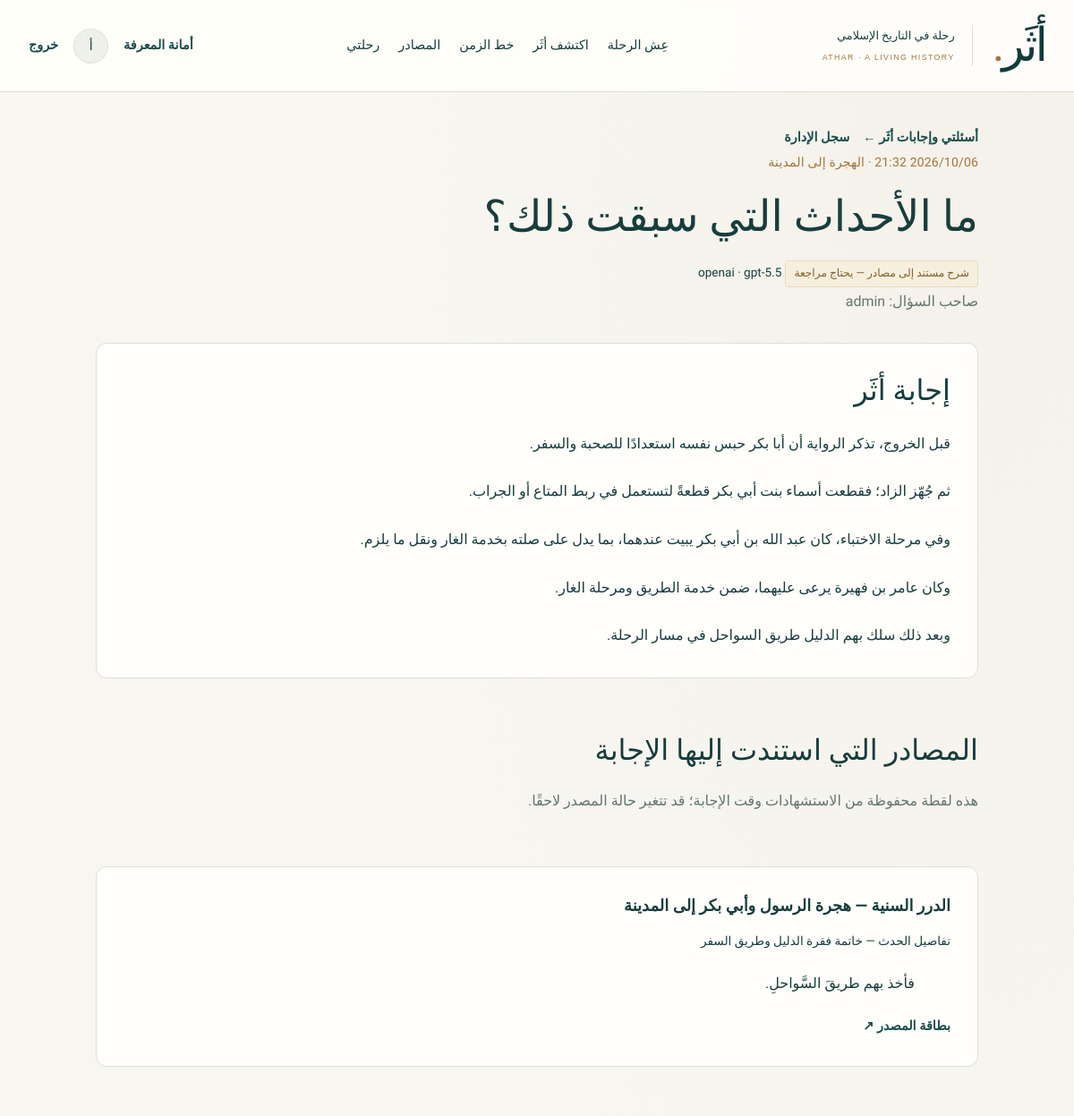
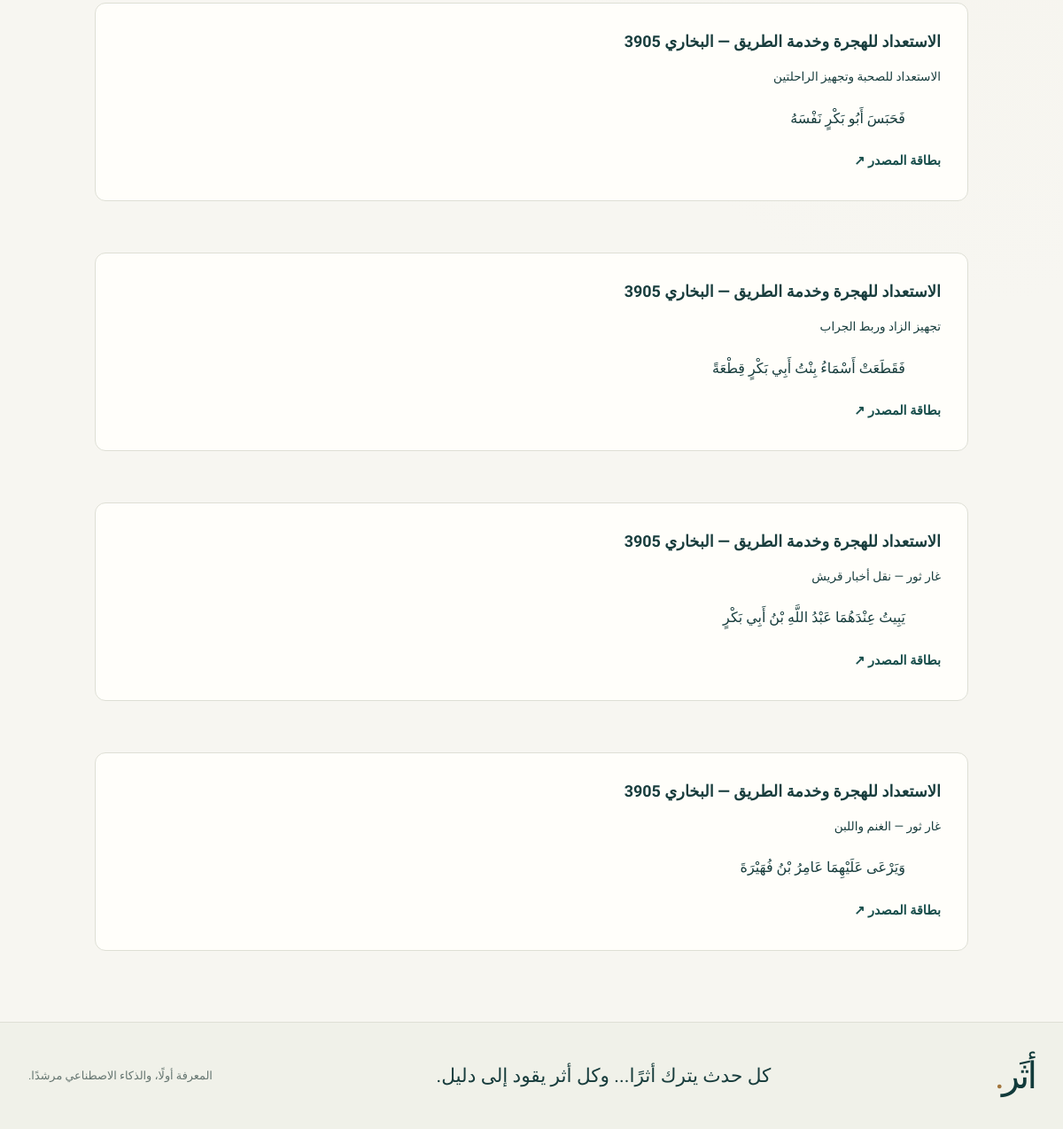
Screenshot of /library/answers/19/ (signed in) with the database file from the repository (2 pictures, top to bottom).
### apps/accounts/models.py (models this page shows)
class User(AbstractUser):
    class Role(models.TextChoices):
        ADMIN = 'ADMIN', 'أمين المعرفة'
        USER = 'USER', 'مستكشف'
    role = models.CharField(max_length=5, choices=Role.choices, default=Role.USER)
    @property
    def is_admin(self):
        return self.is_active and (self.role == self.Role.ADMIN or self.is_superuser)

### apps/ai/models.py (models this page shows)
class AIQueryLog(models.Model):
    user = models.ForeignKey(settings.AUTH_USER_MODEL, null=True, on_delete=models.SET_NULL)
    question = models.TextField()
    answer = models.TextField(blank=True)
    structured_answer = models.JSONField(default=dict, blank=True)
    event = models.ForeignKey('history.HistoricalEvent', null=True, on_delete=models.SET_NULL)
    retrieved_source_ids = models.JSONField(default=list)
    retrieved_chunk_ids = models.JSONField(default=list)
    classification = models.CharField(max_length=30)
    confidence = models.CharField(max_length=60, db_index=True)
    needs_review = models.BooleanField(default=True, db_index=True)
    latency_ms = models.PositiveIntegerField(default=0)
    provider = models.CharField(max_length=40)
    model = models.CharField(max_length=100, blank=True)
    failure_reason = models.CharField(max_length=160, blank=True)
    created_at = models.DateTimeField(auto_now_add=True)
    class Meta:
        ordering = ['-created_at']

### apps/history/models.py (models this page shows, shortened)
class Entity(models.Model):
    class Kind(models.TextChoices):
        EVENT = 'event', 'حدث'
        PERSON = 'person', 'شخصية'
        PLACE = 'place', 'مكان'
        SOURCE = 'source', 'مصدر'
        ERA = 'era', 'حقبة'
    title = models.CharField('العنوان', max_length=240, db_index=True)
    slug = models.SlugField('الرابط المختصر', max_length=240, unique=True, allow_unicode=True)
    kind = models.CharField(max_length=10, choices=Kind.choices, editable=False)
    description = models.TextField('بين يديك المشهد', blank=True)
    status = models.CharField('حالة النشر', max_length=12, choices=Status.choices, default=Status.DRAFT, db_index=True)
    is_demo = models.BooleanField('محتوى تجريبي يحتاج مراجعة', default=False)
    ai_suggested = models.BooleanField('اقتراح ذكاء اصطناعي', default=False)
    reviewed_by = models.ForeignKey(settings.AUTH_USER_MODEL, null=True, blank=True, on_delete=models.SET_NULL, related_name='reviewed_entities', editable=False)
    created_by = models.ForeignKey(settings.AUTH_USER_MODEL, null=True, blank=True, on_delete=models.SET_NULL, related_name='created_entities', editable=False)
    created_at = models.DateTimeField(auto_now_add=True)
    updated_at = models.DateTimeField(auto_now=True)
    deleted_at = models.DateTimeField(null=True, blank=True, editable=False)
    objects = EntityQuerySet.as_manager()
    class Meta:
        ordering = ['title']

### apps/ai/views.py (the view)
# urls.py: path('library/answers/<int:pk>/', ai_views.answer_detail, name='answer-detail'),
@login_required
def answer_detail(request,pk):
    rows = AIQueryLog.objects.select_related('event','user')
    if not is_admin(request.user): rows = rows.filter(user=request.user)
    log = get_object_or_404(rows,pk=pk)
    return render(request,'ai/answer.html',{'log':log,'admin_view':is_admin(request.user)})

### apps/accounts/permissions.py (called while the page is built)
def is_admin(user):
    return user.is_authenticated and user.is_admin

### apps/history/context.py (called while the page is built)
def site_context(request):
    from apps.dashboard.models import SystemSetting
    return {'demo_mode': settings.DEMO_MODE, 'site_settings': dict(SystemSetting.objects.values_list('key', 'value'))}

### templates/ai/answer.html
{% extends 'base.html' %}{% block title %}إجابة محفوظة | أثَر{% endblock %}{% block content %}
<div class="container page answer-history"><div class="actions"><a class="text-link" href="{% url 'answer-history' %}">أسئلتي وإجابات أثَر ←</a>{% if admin_view %}<a class="text-link" href="{% url 'dashboard-list' 'logs' %}">سجل الإدارة</a>{% endif %}</div>
<header class="studio-heading"><p class="eyebrow">{{ log.created_at|date:'Y/m/d H:i' }}{% if log.event %} · {{ log.event.title }}{% endif %}</p><h1>{{ log.question }}</h1><span class="badge interpretation">{{ log.confidence }}</span> <small><bdi>{{ log.provider }} · {{ log.model }}</bdi></small>{% if admin_view %}<p>صاحب السؤال: {{ log.user|default:'زائر' }}</p>{% endif %}</header>
<section class="paper"><h2>إجابة أثَر</h2>{% if log.answer %}<div class="saved-answer">{{ log.answer|linebreaks }}</div>{% else %}<p class="muted">سجل قديم لم تُحفظ إجابته. لا يعيد النظام توليد إجابة ونسبتها إلى المحادثة السابقة.</p>{% endif %}</section>
{% if log.structured_answer.sources %}<section class="section"><h2>المصادر التي استندت إليها الإجابة</h2><p class="muted">هذه لقطة محفوظة من الاستشهادات وقت الإجابة؛ قد تتغير حالة المصدر لاحقًا.</p>{% for source in log.structured_answer.sources %}<article class="paper section"><h3>{{ source.title }}</h3><small>{{ source.section }}{% if source.page %} · صفحة {{ source.page }}{% endif %}</small><blockquote>{{ source.excerpt }}</blockquote><a class="text-link" href="{% url 'detail' source.id %}">بطاقة المصدر ↗</a></article>{% endfor %}</section>{% endif %}
</div>{% endblock %}

### templates/base.html (shortened to what this page needs)
{% load static %}<!doctype html>
<html lang="ar" dir="rtl">
<head>
  <link rel="stylesheet" href="{% static 'css/athar.css' %}?v=20261001-2"><script defer src="{% static 'js/athar.js' %}?v=20261004-5"></script>
  <link rel="stylesheet" href="{% static 'css/experience.css' %}?v=20261003-4">
  <link rel="stylesheet" href="{% static 'css/story.css' %}?v=20261004-6">
</head>
<body>
<header class="site-header">
  <a class="brand" href="{% url 'landing' %}" aria-label="أثَر، الرئيسية"><span class="wordmark">أثَر<span class="brand-dot">.</span></span><span class="brand-caption">رحلة في التاريخ الإسلامي<br><small lang="en">ATHAR · A LIVING HISTORY</small></span></a>
  <nav class="main-nav" aria-label="التنقل الرئيسي"><a href="{% url 'journey' %}" >عِش الرحلة</a><a href="{% url 'discover' %}" >اكتشف أثَر</a><a href="{% url 'timeline' %}" >خط الزمن</a><a href="{% url 'search' %}?kind=source">المصادر</a><a href="{% url 'library' %}">رحلتي</a></nav>
  <div class="account-nav">{% if user.is_authenticated %}{% if user.is_admin %}<a class="text-link" href="{% url 'dashboard' %}">أمانة المعرفة</a>{% endif %}<a class="avatar" href="{% url 'profile' %}" aria-label="ملفي الشخصي">{{ user.first_name|default:user.username|slice:':1' }}</a><form method="post" action="{% url 'logout' %}">{% csrf_token %}<button class="text-link" type="submit">خروج</button></form>{% else %}<a class="text-link" href="{% url 'login' %}">تسجيل الدخول</a><a class="button small" href="{% url 'journey' %}">ابدأ الرحلة</a>{% endif %}</div>
</header>
<main id="main">{% block content %}{% endblock %}</main>
<footer class="site-footer"><a class="wordmark" href="/">أثَر<span class="brand-dot">.</span></a><p>كل حدث يترك أثرًا... وكل أثر يقود إلى دليل.</p><span>المعرفة أولًا، والذكاء الاصطناعي مرشدًا.</span></footer>
</body></html>

### static/css/athar.css (style rules this page uses)
:root { --ink:#183d3d;--teal:#184e4b;--teal-dark:#123b3b;--gold:#a2763d;--paper:#fffefa;--bg:#f7f6f1;--line:#dedfd5;--muted:#657570;--soft:#edf1ea;--purple:#665080;--serif:'Amiri','Arabic Typesetting',Georgia,serif;--sans:'IBM Plex Sans Arabic','Segoe UI',Tahoma,sans-serif }
* { box-sizing:border-box }
html { scroll-behavior:smooth;scroll-padding-top:100px }
body { margin:0;color:var(--ink);background:var(--bg);font-family:var(--sans);font-size:16px;line-height:1.85 }
a { color:inherit;text-decoration:none }
button,input,textarea,select { font:inherit }
button,a,input,select,textarea { -webkit-tap-highlight-color:transparent }
button { cursor:pointer }
button { color:inherit }
a,button,input,textarea,select { outline-offset:5px }
h1,h2,h3,p { margin-top:0 }
h1,h2,h3 { line-height:1.4 }
h1 { font-family:var(--serif);font-size:clamp(2.3rem,4vw,3.9rem);font-weight:400;margin-bottom:20px }
h2 { font-family:var(--serif);font-size:2rem;font-weight:400;margin-bottom:20px }
h3 { font-size:1.12rem;font-weight:600;margin-bottom:12px }
p { margin-bottom:20px }
small,.small-text { font-size:.85rem }
.container { max-width:1240px;margin-inline:auto;padding-inline:32px }
.page { padding-top:38px;padding-bottom:80px;min-height:65vh }
.section { margin-top:58px }
.eyebrow { font-size:.88rem;font-weight:500;color:var(--gold);margin-bottom:14px;letter-spacing:.01em }
.muted { color:var(--muted) }
.site-header { display:flex;align-items:center;justify-content:space-between;gap:24px;padding:16px max(32px,calc((100vw - 1176px)/2));border-bottom:1px solid var(--line);background:rgba(255,254,250,.97);min-height:100px }
.brand { display:flex;align-items:center;gap:22px;flex-shrink:0 }
.wordmark { font-family:var(--serif);font-size:3.25rem;line-height:1;letter-spacing:-3px;color:var(--teal-dark) }
.brand-dot { color:var(--gold) }
.brand-caption { font-size:.8rem;line-height:1.8;padding-right:19px;border-right:1px solid var(--line) }
.brand-caption small { font-family:Arial,sans-serif;font-size:.55rem;letter-spacing:1.4px;color:var(--gold) }
.main-nav,.account-nav { display:flex;align-items:center;gap:25px }
.main-nav a { font-size:.9rem;white-space:nowrap }
.account-nav { gap:17px;font-size:.88rem }
.account-nav form { margin:0 }
.text-link { font-size:.9rem;border:0;background:none;padding:0;color:var(--teal);font-weight:600;text-underline-offset:5px }
.avatar { border-radius:50%;width:39px;height:39px;display:grid;place-items:center;background:var(--soft);border:1px solid var(--line) }
.actions { display:flex;gap:15px;flex-wrap:wrap;align-items:center }
.badge { font-size:.76rem;border:1px solid transparent;border-radius:4px;padding:3px 9px;display:inline-block;line-height:1.8 }
.interpretation { color:#855d26;background:#f6efde;border-color:#e7dbc0 }
.site-footer { border-top:1px solid var(--line);padding:32px max(32px,calc((100vw - 1176px)/2));display:flex;align-items:center;justify-content:space-between;gap:25px;background:#f0f1e9 }
.site-footer .wordmark { font-size:2.6rem }
.site-footer p { font-family:var(--serif);font-size:1.35rem;margin:0 }
.site-footer>span { font-size:.8rem;color:var(--muted) }
.paper { padding:30px;background:var(--paper);border:1px solid var(--line);border-radius:8px }
.paper p:last-child { margin-bottom:0 }

### static/css/experience.css (style rules this page uses)
:root { --ease-out:cubic-bezier(.16,1,.3,1);--night:#102f32;--warm-gold:#dfc58e }
body { background:radial-gradient(ellipse at 90% 10%,#eee9db55,transparent 42%),var(--bg) }
.site-header { position:relative;z-index:20;background:#fffefaeb;backdrop-filter:blur(16px) }
.wordmark { line-height:1.35 }
.main-nav { gap:21px }
.main-nav a { position:relative }
.main-nav a:before { content:'';position:absolute;bottom:-6px;right:0;width:0;height:1px;background:var(--gold);transition:width .3s var(--ease-out) }
.paper { border-radius:12px }

### static/css/story.css (style rules this page uses)
.answer-history { max-width:1050px }
.saved-answer p,.answer-history blockquote,.source-preview-text { line-height:2.1;overflow-wrap:anywhere }
.studio-heading { max-width:860px;margin-bottom:30px }
.studio-heading h1 { margin:10px 0 14px }
.studio-heading>p:not(.eyebrow) { color:var(--muted);line-height:2 }

### rows the page displays
User: first_name "أ"
AIQueryLog: event "الهجرة إلى المدينة", question "ما الأحداث التي سبقت ذلك؟", confidence "شرح مستند إلى مصادر — يحتاج مراجعة", provider "openai", model "gpt-5.5", user "admin", answer "قبل الخروج، تذكر الرواية أن أبا بكر حبس نفسه استعدادًا للصحبة والسفر. ثم جُهّز الزاد؛ فقطعت أسماء بنت أبي بكر قطعةً لتستعمل في ربط المتاع أو الجراب. وفي مرحلة الاختباء، كان عبد الله بن أبي بكر يبيت عندهما، بما يدل على صلته بخدمة الغار ونقل ما يلزم. وكان عامر بن فهيرة يرعى عليهما، ضمن خدمة الطريق ومرحلة الغار. وبعد ذلك سلك بهم الدليل طريق السواحل في مسار الرحلة."
Entity: title "الدرر السنية — هجرة الرسول وأبي بكر إلى المدينة", section "تفاصيل الحدث — خاتمة فقرة الدليل وطريق السفر", excerpt "فأخذ بهم طريقَ السَّواحلِ."
Entity: title "الاستعداد للهجرة وخدمة الطريق — البخاري 3905", section "الاستعداد للصحبة وتجهيز الراحلتين", excerpt "فَحَبَسَ أَبُو بَكْرٍ نَفْسَهُ", section "تجهيز الزاد وربط الجراب", excerpt "فَقَطَعَتْ أَسْمَاءُ بِنْتُ أَبِي بَكْرٍ قِطْعَةً", section "غار ثور — نقل أخبار قريش", excerpt "يَبِيتُ عِنْدَهُمَا عَبْدُ اللَّهِ بْنُ أَبِي بَكْرٍ", section "غار ثور — الغنم واللبن", excerpt "وَيَرْعَى عَلَيْهِمَا عَامِرُ بْنُ فُهَيْرَةَ"
